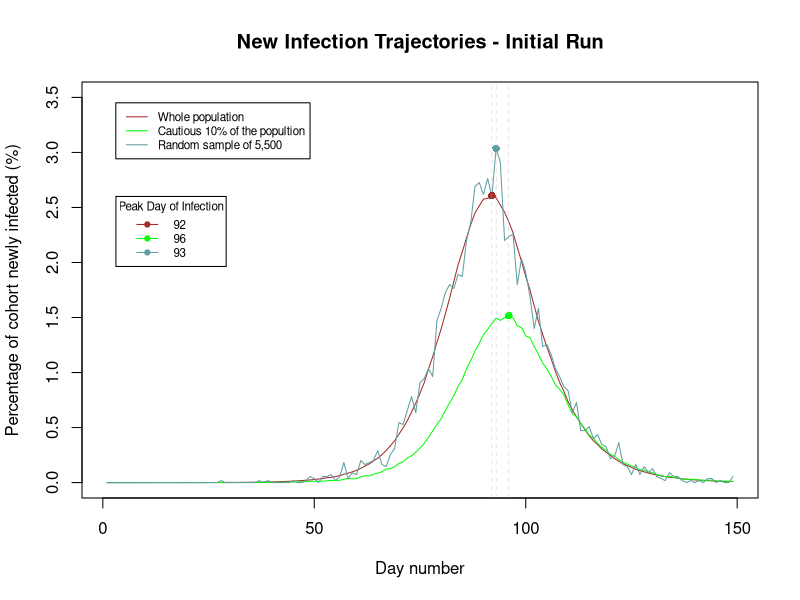

Write R code to recreate this figure. (Note: a time limit stopped this script after it produced the figure.)
## Work Group 1 - Sanika Baxi - s2159255		Ayush Oza - s2184992		Gowtham Palepu - s2113890
## https://github.com/ayushoza1/SP-Assesment2.git 

## SEIR Model

## Overview
## ********
## The SEIR model is a model to recreate the trajectory of a epidemic, in particular following the path of infections for 3 cohorts. 
## The whole population, the 'cautious' 10% of the population defined as 10% of the population with the lowest beta values and a 
## random sample of 0.1% of the population. Defining 4 states, susceptible, exposed, infected and recovered or dead on each day 
## an individual moves from susceptible state to the exposed state a function of their contact rate, the infected populations 
## contact rate and a viral infectivity parameter lamda. Each day an individual can move from being exposed to infected with 
## the disease with probability 1/3 and move from infected to recovered or dead with probability 1/5. Using the SEIR function, 
## alongside an initial run this program aims to plot the variability in these cohorts by running the model 10 separate times
## and plotting the variability of the runs. 

## SEIR model details
## ******************
## 1. Vectors are initiated whereby 'x' is defined as the storage vector for the whole population each element can either be 
##    0 = Susceptible ## 1 = Exposed ## 2 = Infected ## 3 = Recovered/Dead 
## 2. Vectors are initiated whereby 'S', 'E', 'I', 'R' are vectors showing how many people are in each state each day
## 3. Beta's are assigned to each individual (using rnorm) and stored in 'beta' the bottom 10% is identified and stored
## 4. A random sample of 0.1% is also taken from the population for use later (using sample)
## 5. Model starts by using uniform random deviates (runif) to move people from state E -> I and E -> R
## 5. A person, i,  in state S are assigned a probability of moving to state E by sum_infectious * lamda * beta(i) and 
##    moved to state S based on random deviates (runif)
## 6. Three count vectors are set up, new_infections, new_infections_percentile, new_infections_sample and the number of people 
##    moving from E -> I in each group is recorded for that data
## 7. Model runs for 150 days
## 8. Plots are created using plot, lines, mtext, ablines and legend functions to plot the trajectory of all three samples

seir <- function(n=5500000, ne=10, nt=150) {
  
  ## SEIR stochastic simulation model
  ## n = population size; ne = initially exposed; nt = number of days
  ## Sum of betas of individual in infected state * beta of susceptible individual * lamda is prob S -> E
  ## 1/3 prob of moving E -> I
  ## 1/5 prob of moving I -> S with the assumption this can happen after 1 day
  ## 0 = Susceptible ## 1 = Exposed ## 2 = Infected ## 3 = Recovered/Dead 
  
  lamda <- 0.4/n ## Assuming overall viral infectivity parameter
  x <- rep(0, n) ## Initializing the vector for persons in susceptible state
  beta <- rlnorm(n, 0, 0.5); beta <-beta/mean(beta) ## Assuming probability distribution for transmission rate
  x[1:ne] <- 1 ## Assuming some exposed state persons
  
  ## Initializing new daily infections, the cautious 10% with lowest transmission rate values and the 0.1% random sample of the population
  
  new_infections <- new_infections_percentile <- new_infections_sample <- rep(0, nt-1)

  bottomquantile <- quantile( beta, 0.1 ) ## Beta values in lowest 10%
  low_beta = beta < bottomquantile ## low_beta refers to the 10% cautious persons
  samplepopn <- rep(0, n) ; samplepopn[sample(1:n, n*0.001)] <- 1 ## Indicator vector identifying 0.1% random sample from the population
  
  ## The infection model
  
  for (i in 2:nt) { ## Looping over days
    
    
    prob_exp = sum(beta[x == 2]) * lamda * beta	## Calculating the probability of getting infected after being exposed 
    u <-runif(n) ## Generating a uniform random deviates vector for model
    
    xu <- (x == 0 & u < prob_exp)	## Calculating vector xu to store persons after being exposed to infection
    x1 <- which(x == 1)
    x2 <- which(x == 2)
    
    new_infections[i-1] <- sum(xu) 	## New people in infectious state for day i
    new_infections_percentile[i-1] <- sum(xu & low_beta) ## Bottom 10% new people in infectious state for day i
    new_infections_sample[i-1] <- sum(xu & samplepopn == 1) ## Sampled new people in infectious state for day i
    
    x[x2][u[x2] < (1/5)] <- 3 ## Persons changing states from I -> R with prob 1/5
    x[x1][u[x1] < (1/3)] <- 2 ## Persons changing states from E -> I with prob 1/3 as calculated for xu vector
    x[xu] <- 1  ## Persons changing states from S -> E after probability of being exposed
    
  }
  
  ## Returning  list of all required persons/data - new infections per day, infections for the cautious 10% of population and 0.1% random sample from population
  
  return(list(new_infections = new_infections, new_infections_percentile = new_infections_percentile, new_infections_sample = new_infections_sample))
} ## End of SEIR model

## Plotting graphs for the initial model

exec <- seir()

## Normalizing the scales of infections of various cases onto a common scale

xx <- exec$new_infections * 100/5500000
yy <- exec$new_infections_percentile * 100/550000
zz <- exec$new_infections_sample * 100/5500
day <- c(1:149)

## Calculating maximum values (number of days) for each infection peak case

maxxx <- which.max(xx) ## infection peak of whole population
maxyy <- which.max(yy) ## infection peak of cautious 10% population
maxzz <- which.max(zz) ## infection peak of random sample 0.1% population

## Plotting various cases on a common scale after normalization

plot(day, xx, pch = 19, cex = 0.5, main = "New Infection Trajectories - Initial Run" , xlab = "Day number", ylab = "Percentage of cohort newly infected (%)", type = 'l', col = 'brown', ylim = c(0,3.5))
lines(yy, col = 'green')
lines(zz, col = 'cadetblue')

## Creating a legend for the plot representing the color of each line and corresponding case of the model

legend("topleft", inset = 0.05, legend = c("Whole population", "Cautious 10% of the popultion", "Random sample of 5,500"), col = c("brown", "green", "cadetblue"), lty = 1:1, cex = 0.7)

## Creating a line to highlight the day at which each case peaks in the model

points(maxxx, max(xx), col = "brown", pch = 16) ; points(maxyy, max(yy), col = "green", pch = 16) ; points(maxzz, max(zz), col = "cadetblue", pch = 16)
abline(v = c(maxxx, maxyy, maxzz) , lty=c(2, 2, 2), lwd=c(0.4, 0.4, 0.4), col=c("grey", "grey"))
legend(3.1, 2.6, legend = c(maxxx, maxyy, maxzz), title = "Peak Day of Infection", col = c("brown", "green", "cadetblue"), lty = 1, pt.bg = c("brown", "green", "cadetblue"), x.intersp = 1.5, text.width =  7, pch = 21, cex = 0.7)

## 10 sample runs - Overview
## *************************
## Plotting graphs replicating 10 model simulations to represent the variability of the infections in each of the three cohorts. Trajectory
## of the pandemic is plotted for each sample run alongside a strip chart and box plot. The box plot shows the variability in pandemic peak for the 10 runs,
## however, it ignores the pairwise variability or day on day changes in infection peaks. The line plot shows the infection peak in each of the 10 simulations
## The first strip chart shows the day on day variability by standardizing the infection peak movement from one sample run to the next to 10 days movement and 
## showing the corresponding movement in the other cohorts peak. While the second strip chart shows the change in cohorts infection peak from run to run compared
## to the change in infection peak for the whole population.

v1 <- v2 <- v3 <- rep(0, 10)  ## initialize vector to store day of infection peak for each cohort for each sample run
d1 <- d2 <- d3 <- rep(0, 9)  ## initialize vector to store the difference in the infection peak between each run
sd1 <- sd2 <- sd3 <- rep(10, 9)  ## initialize vector to store the standardized difference in the infection peak between each run corresponding to 10 day movement for whole population
dd2 <- dd3 <- rep(0, 9)  ## initialize vector to store the  difference in the infection peak movement compared to the whole populations infection peak movement 

## Looping over to run the model for 10 times with parallel normalization and finding maximum day at which infection peaks of each cohort

for (i in 1:10) {
  run <- seir()
  
  xx <- run$new_infections * 100/5500000
  yy <- run$new_infections_percentile * 100/550000
  zz <- run$new_infections_sample * 100/5500
  
  v1[i] <- which.max(run$new_infections * 100/5500000)
  v2[i] <- which.max(run$new_infections_percentile * 100/550000)
  v3[i] <- which.max(run$new_infections_sample * 100/550)
}

## Calculating the change in the infection peak for each cohort from sample run to the next

for (i in 1:9) { ## Loop over each day to the next
  
  ## If the change in infection peak of whole popn between 2 sample runs is 0 assume 1 day change in infection peak for standardization purposes
  
  if (v1[i+1] == v1[i]) { 
    d1[i] <- 1
  } else {
    d1[i] <- v1[i+1] - v1[i] ## Storage of change in infection peak between two runs
  }
  
  d2[i] <- v2[i+1] - v2[i] ## Storage of change in infection peak for cautious 10% of population
  d3[i] <- v3[i+1] - v3[i] ## Storage of change in infection peak for sample 0.1% of population
  
  }

sd2 <- (d2/d1)*10 ## Standardizing the movement in cautious 10% infection peak  corresponding to a 10 day movement in infection peak for the whole population
sd3 <- (d3/d1)*10 ## Standardizing the movement in random 0.1% infection peak  corresponding to a 10 day movement in infection peak for the whole population

dd2 <- d2 - d1 # Difference between move in infection people for whole population compared to cautious 10% population
dd3 <- d3 - d1 # Difference between move in infection people for whole population compared to random 0.1% population

## Line chart representing the infection peak for each of the 10 sample runs

plot(c(1:10), v1 , pch = 19, cex = 1, main = "Infection peak for sample runs", xlab = "Run Number", ylab = "Infection peak (Day)", type = 'o', col = 'brown', ylim = c(80,115))
lines(v2, col = 'green', pch = 19, type = 'o')
lines(v3, col = 'cadetblue', pch = 19, type = 'o')
legend("topleft", inset = 0.05, legend = c("Whole population", "Cautious 10% of the popultion", "Random sample of 5,500"), col = c("brown", "green", "cadetblue"), lty = 1:1, cex = 0.5)

## Box plot representing the peak values for 10 runs for each of the 3 cases/cohorts

boxplot(v1, v2, v3, main = "Boxplot & Whistlers for the infection peak of 3 cohorts", horizontal = TRUE, col = c("brown","green", "cadetblue"), names = c("Whole population", "Cautious 10%", "Random sample"), at = c(1, 6, 11))

## Strip chart representing the movement in infection peaks corresponding to a 10 day move in the infection peak of whole population

datapeakstd <- list("Whole population" = sd1, "Cautious 10%" = sd2, "Random sample" = sd3) ##list of standardized movements in infection peak for three cohorts

stripchart(datapeakstd, main = "Cohort's Infection peak movement Vs \nStandardized 10 day move in population peak ", xlab = "Movement in infection peak (days)", ylab = "Cohort", method = "jitter", col = c("brown","green", "cadetblue"), pch = 16)

## Strip chart representing the movement in infection peaks compared to the move in the infection peak of whole population from sample run to sample run

datapeak <- list("Cautious 10%"= dd2, "Random sample" = dd3) ##list of standardized movements in infection peak for three cohorts

stripchart(datapeak, main = "Cohort's Infection peak movement Vs \nmove in population peak ", xlab = "Move in infection peak from run to run compared\n to the infection peak movement in whole population (days)", ylab = "Cohort", method = "jitter", col = c("brown","green", "cadetblue"), pch = 16)


## Conclusion
## The graphs plotted show that infection trajectories simulated using the ZOE data app will have a later peak compared to simulation of the whole population given they are cautious 
## (later peaks on line graphs). Infection trajectories using the ZOE app are likely to show lower variability from run to run regarding the infection peak compared to the REACT-2
## trajectories (given the cluster of points around 10 days for cautious 10% on the strip chart compared to the random sample). However, the ZOE app data's simulated movement in infection
## peak will still show variability of +/-2/3 days compared to a simulated model of the whole population (last strip chart and line graph).
